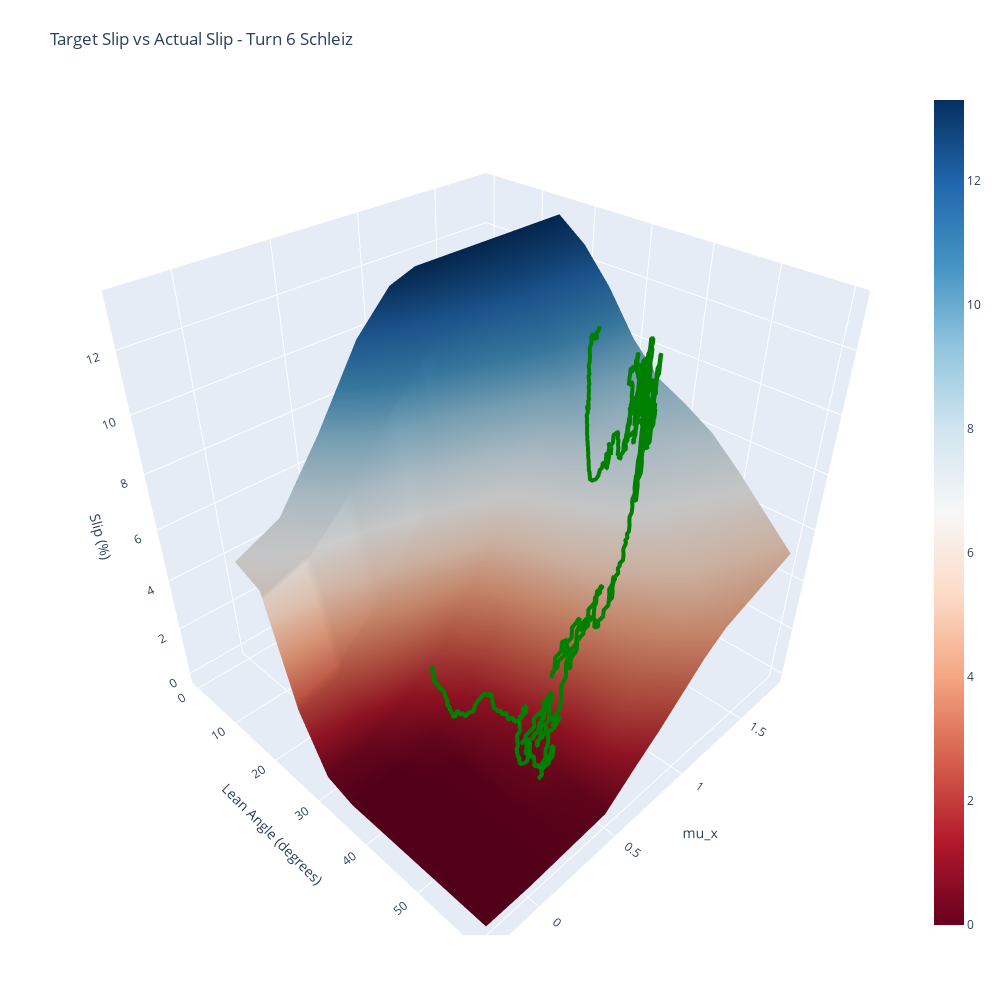

Notebook source saved alongside this figure:
### Code cell
import pandas as pd
import numpy as np
from turtle import width
import plotly.graph_objects as go

df = pd.read_excel("bmwConfig-RCK22.xlsx",sheet_name='Slip Target', header=None)

#Pull Off First Column for Mu_x
Target_mu_x = df[0]
Target_mu_x = Target_mu_x.drop(index=df.index[0])

#Pull Off First Row for Lean
targetLean = df.iloc[0]
targetLean = targetLean.drop(index=df.index[0])


#Create 2D Array of Slip Target Values
for x in range(1, len(targetLean)+1):
    yArray=[]
    for y in range(1,len(Target_mu_x)+1):
        yArray.append(df.iloc[x,y])
        if len(yArray) == 10:
            if x == 1:
                targetSlip = np.array([yArray])
            else:
                targetSlip = np.append(targetSlip,[yArray], axis=0)


#Read Log file
log = pd.read_csv("log1.csv")

#Remove second row that has value types and convert whole dataframe to number
log.drop(log.index[0], inplace=True)
log = log.apply(pd.to_numeric)

#Remove Negative Slip (braking)
brakingValues = log[log['slip']<0].index
log.drop(brakingValues, inplace=True)

#Convert All Lean Angles to positive
log['phi_lean'] = log['phi_lean'].abs()

mu_x = log['mu_x_rear']
slip = log['slip']
lean = log['phi_lean']

#Create Mesh Grid from Target Values
targetLean, Target_mu_x = np.meshgrid(targetLean, Target_mu_x)

#Real Values Read from Log File
actualLean=lean
actualmu_x=mu_x
actualSlip=slip

fig = go.Figure(data=[
    go.Surface(x=Target_mu_x, y=targetLean, z=targetSlip, opacity=1, colorscale='rdbu', name='Target Slip'),
    go.Scatter3d(x=actualmu_x, y=actualLean, z=actualSlip,
    name='Actual Slip Turn 6',
    mode='lines',
    line=dict(
        color='green',
        width=8
    )
    )
    ])
fig.update_layout(title='Target Slip vs Actual Slip - Turn 6 Schleiz', autosize=False,
                  width=1000, height=1000,
                  margin=dict(l=65, r=50, b=65, t=90))

fig.update_layout(scene = dict(
                    xaxis_title='mu_x',
                    yaxis_title='Lean Angle (degrees)',
                    zaxis_title='Slip (%)'))

#Needed to make the layout match what you see in the BMW Software
fig.update_layout(
    scene={
        'xaxis': {'autorange': 'reversed'}, # reverse automatically
    }
)


fig.show()

### Figure 1 — Plotly figure (JSON) as saved in the notebook; plotly's stock layout.template omitted (floating-point values rounded to 4 significant figures; data arrays with more than 128 entries replaced by an {"elided": "..."} marker saying what was removed)
{"data": [{"colorscale": [[0, "rgb(103,0,31)"], [0.1, "rgb(178,24,43)"], [0.2, "rgb(214,96,77)"], [0.3, "rgb(244,165,130)"], [0.4, "rgb(253,219,199)"], [0.5, "rgb(247,247,247)"], [0.6, "rgb(209,229,240)"], [0.7, "rgb(146,197,222)"], [0.8, "rgb(67,147,195)"], [0.9, "rgb(33,102,172)"], [1, "rgb(5,48,97)"]], "name": "Target Slip", "opacity": 1, "type": "surface", "x": [[-0.25, -0.25, -0.25, -0.25, -0.25, -0.25, -0.25, -0.25, -0.25, -0.25], [0, 0, 0, 0, 0, 0, 0, 0, 0, 0], [0.25, 0.25, 0.25, 0.25, 0.25, 0.25, 0.25, 0.25, 0.25, 0.25], [0.5, 0.5, 0.5, 0.5, 0.5, 0.5, 0.5, 0.5, 0.5, 0.5], [0.7, 0.7, 0.7, 0.7, 0.7, 0.7, 0.7, 0.7, 0.7, 0.7], [0.85, 0.85, 0.85, 0.85, 0.85, 0.85, 0.85, 0.85, 0.85, 0.85], [1, 1, 1, 1, 1, 1, 1, 1, 1, 1], [1.15, 1.15, 1.15, 1.15, 1.15, 1.15, 1.15, 1.15, 1.15, 1.15], [1.3, 1.3, 1.3, 1.3, 1.3, 1.3, 1.3, 1.3, 1.3, 1.3], [1.8, 1.8, 1.8, 1.8, 1.8, 1.8, 1.8, 1.8, 1.8, 1.8]], "y": [[15, 20, 25, 30, 35, 40, 45, 50, 55, 60], [15, 20, 25, 30, 35, 40, 45, 50, 55, 60], [15, 20, 25, 30, 35, 40, 45, 50, 55, 60], [15, 20, 25, 30, 35, 40, 45, 50, 55, 60], [15, 20, 25, 30, 35, 40, 45, 50, 55, 60], [15, 20, 25, 30, 35, 40, 45, 50, 55, 60], [15, 20, 25, 30, 35, 40, 45, 50, 55, 60], [15, 20, 25, 30, 35, 40, 45, 50, 55, 60], [15, 20, 25, 30, 35, 40, 45, 50, 55, 60], [15, 20, 25, 30, 35, 40, 45, 50, 55, 60]], "z": [[6.6, 6.2, 2.3, 0.3, 0, 0, 0, 0, 0, 0], [7.3, 6.7, 2.8, 0.5, 0, 0, 0, 0, 0, 0], [9.4, 8.1, 4.3, 1.4, 0.4, 0.1, 0.1, 0.1, 0.1, 0.1], [11.8, 10, 6.1, 2.6, 1.7, 1.2, 0.8, 0.6, 0.3, 0.2], [13, 11.2, 7.6, 4.2, 3.2, 2.8, 2.3, 1.9, 1.8, 1.2], [13.3, 11.7, 8.8, 5.5, 4.7, 4.1, 3.5, 3.1, 2.7, 1.9], [13.3, 12.1, 9.9, 7.1, 6.2, 5.6, 4.8, 4.2, 3.5, 2.7], [13.3, 12.3, 10.7, 8.4, 7.5, 6.7, 5.9, 5.1, 4.4, 3.5], [13.3, 12.5, 11.2, 9.5, 8.2, 7.6, 6.7, 5.9, 5, 4.1], [13.3, 12.6, 11.5, 10.1, 9.1, 8.6, 8, 7.1, 6.1, 5.1]]}, {"line": {"color": "green", "width": 8}, "mode": "lines", "name": "Actual Slip Turn 6", "type": "scatter3d", "x": {"elided": "2158 float values"}, "y": {"elided": "2158 float values"}, "z": {"elided": "2158 float values"}}], "layout": {"autosize": false, "height": 1000, "margin": {"b": 65, "l": 65, "r": 50, "t": 90}, "scene": {"xaxis": {"autorange": "reversed", "title": {"text": "mu_x"}}, "yaxis": {"title": {"text": "Lean Angle (degrees)"}}, "zaxis": {"title": {"text": "Slip (%)"}}}, "title": {"text": "Target Slip vs Actual Slip - Turn 6 Schleiz"}, "width": 1000}}
